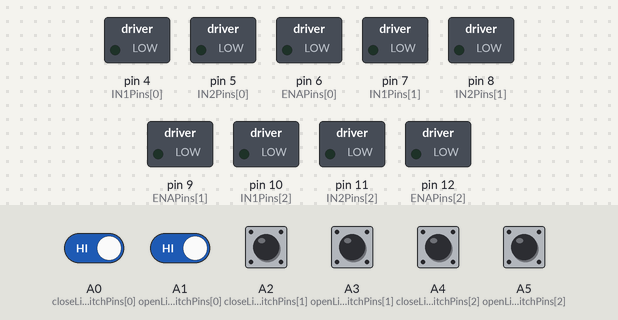
Simulated run of this sketch. Board: Arduino Uno, built with avr-gcc and run on an emulated ATmega328P. On the bench: switched loads named in the sketch (green lamp = pin HIGH). Inputs (shaded band) come from the test bench; at power-on: A0 (closeLimitSwitchPins[0]), A1 (openLimitSwitchPins[0]), A2 (closeLimitSwitchPins[1]), A3 (openLimitSwitchPins[1]), A4 (closeLimitSwitchPins[2]), A5 (openLimitSwitchPins[2]) HIGH.

Above: at 1.2 s.
1.3 s: A0 (closeLimitSwitchPins[0]) driven LOW and A1 (openLimitSwitchPins[0]) driven LOW
At 4.0 s:
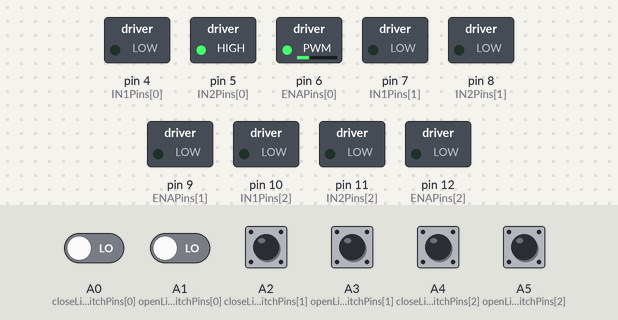
4.3 s: A1 (openLimitSwitchPins[0]) driven HIGH
At 5.0 s:
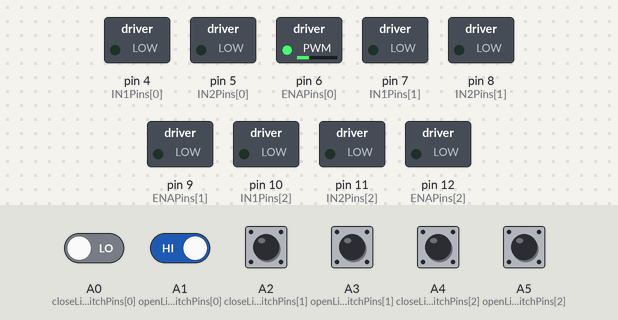
At 15.0 s:
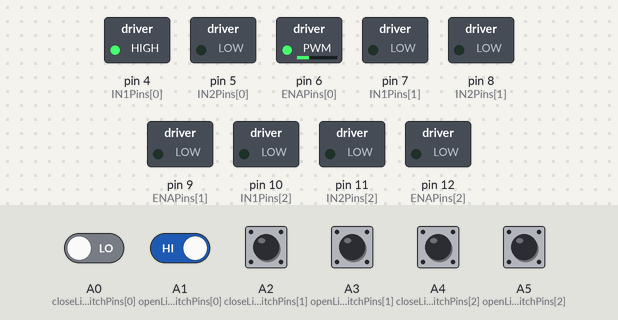
Timing chart, 0 to 15.7 s (numbered marks = the images above; inputs shaded):
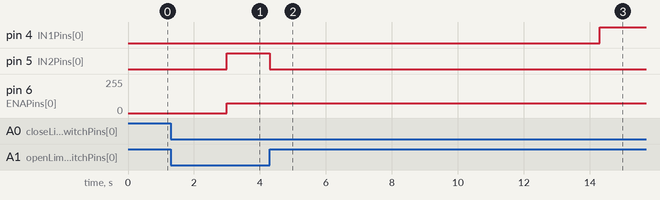

Measured:
- after the input at 1.3 s, pin 5 (IN2Pins[0]): LOW → HIGH after 1.7 s; pin 6 (ENAPins[0]): 0/255 → 75/255 after 1.7 s
- after the input at 4.3 s, pin 4 (IN1Pins[0]): LOW → HIGH after 10.0 s; pin 5 (IN2Pins[0]): HIGH → LOW at once

The sketch:

multiple_gates_timed_control.ino
```cpp
const uint8_t NUM_GATES = 3;

const uint8_t closeLimitSwitchPins[NUM_GATES] = {A0, A2, A4};
const uint8_t openLimitSwitchPins[NUM_GATES] = {A1, A3, A5};

const uint8_t IN1Pins[NUM_GATES] = {4, 7, 10};
const uint8_t IN2Pins[NUM_GATES] = {5, 8, 11};
const uint8_t ENAPins[NUM_GATES] = {6, 9, 12};

uint8_t closeLimitSwitchActive, openLimitSwitchActive;

int motorBaseSpeed = 75;
const unsigned long closeGatesDuration[NUM_GATES] = {3000UL, 3000UL, 3000UL};
const unsigned long openGatesDuration[NUM_GATES] = {10000UL, 10000UL, 10000UL};

unsigned long gatesStateTimers[NUM_GATES] = {0};
enum GatesState { OPENING, OPEN, CLOSING, CLOSED };
GatesState gatesCurrentStates[NUM_GATES] = {CLOSED, CLOSED, CLOSED};

unsigned long currentMillis;

void setup() {
    Serial.begin(9600);

    for (uint8_t i = 0; i < NUM_GATES; i++) {
        pinMode(closeLimitSwitchPins[i], INPUT_PULLUP);
        pinMode(openLimitSwitchPins[i], INPUT_PULLUP);
        pinMode(IN1Pins[i], OUTPUT);
        pinMode(IN2Pins[i], OUTPUT);
        pinMode(ENAPins[i], OUTPUT);

        stopGates(i);
        gatesStateTimers[i] = millis();
    }
}

void loop() {
    currentMillis = millis();

    for (uint8_t i = 0; i < NUM_GATES; i++) {
        closeLimitSwitchActive = digitalRead(closeLimitSwitchPins[i]);
        openLimitSwitchActive = digitalRead(openLimitSwitchPins[i]);

        switch (gatesCurrentStates[i]) {
        case OPENING:
            if (openLimitSwitchActive) {
                stopGates(i);
                gatesCurrentStates[i] = OPEN;
                gatesStateTimers[i] = currentMillis;
            } else {
                openGates(i);
            }
            break;

        case OPEN:
            if (currentMillis - gatesStateTimers[i] >= openGatesDuration[i]) {
                gatesCurrentStates[i] = CLOSING;
            }
            break;

        case CLOSING:
            if (closeLimitSwitchActive) {
                stopGates(i);
                gatesCurrentStates[i] = CLOSED;
                gatesStateTimers[i] = currentMillis;
            } else {
                closeGates(i);
            }
            break;

        case CLOSED:
            if (currentMillis - gatesStateTimers[i] >= closeGatesDuration[i]) {
                gatesCurrentStates[i] = OPENING;
            }
            break;
        }
    }
}

void closeGates(uint8_t gate) {
    digitalWrite(IN1Pins[gate], HIGH);
    digitalWrite(IN2Pins[gate], LOW);
    analogWrite(ENAPins[gate], motorBaseSpeed);
}

void openGates(uint8_t gate) {
    digitalWrite(IN1Pins[gate], LOW);
    digitalWrite(IN2Pins[gate], HIGH);
    analogWrite(ENAPins[gate], motorBaseSpeed);
}

void stopGates(uint8_t gate) {
    digitalWrite(IN1Pins[gate], LOW);
    digitalWrite(IN2Pins[gate], LOW);
}
```
